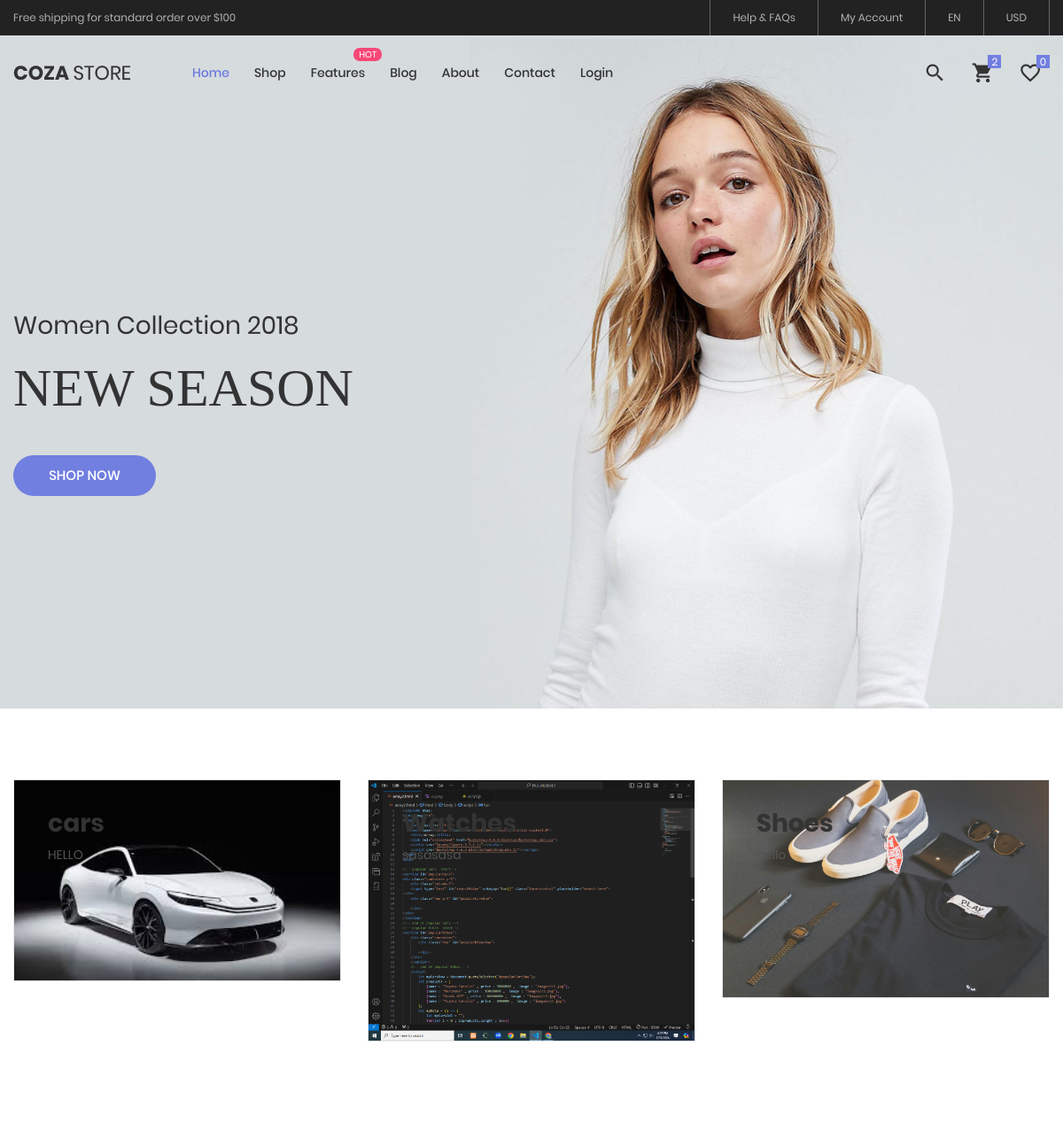
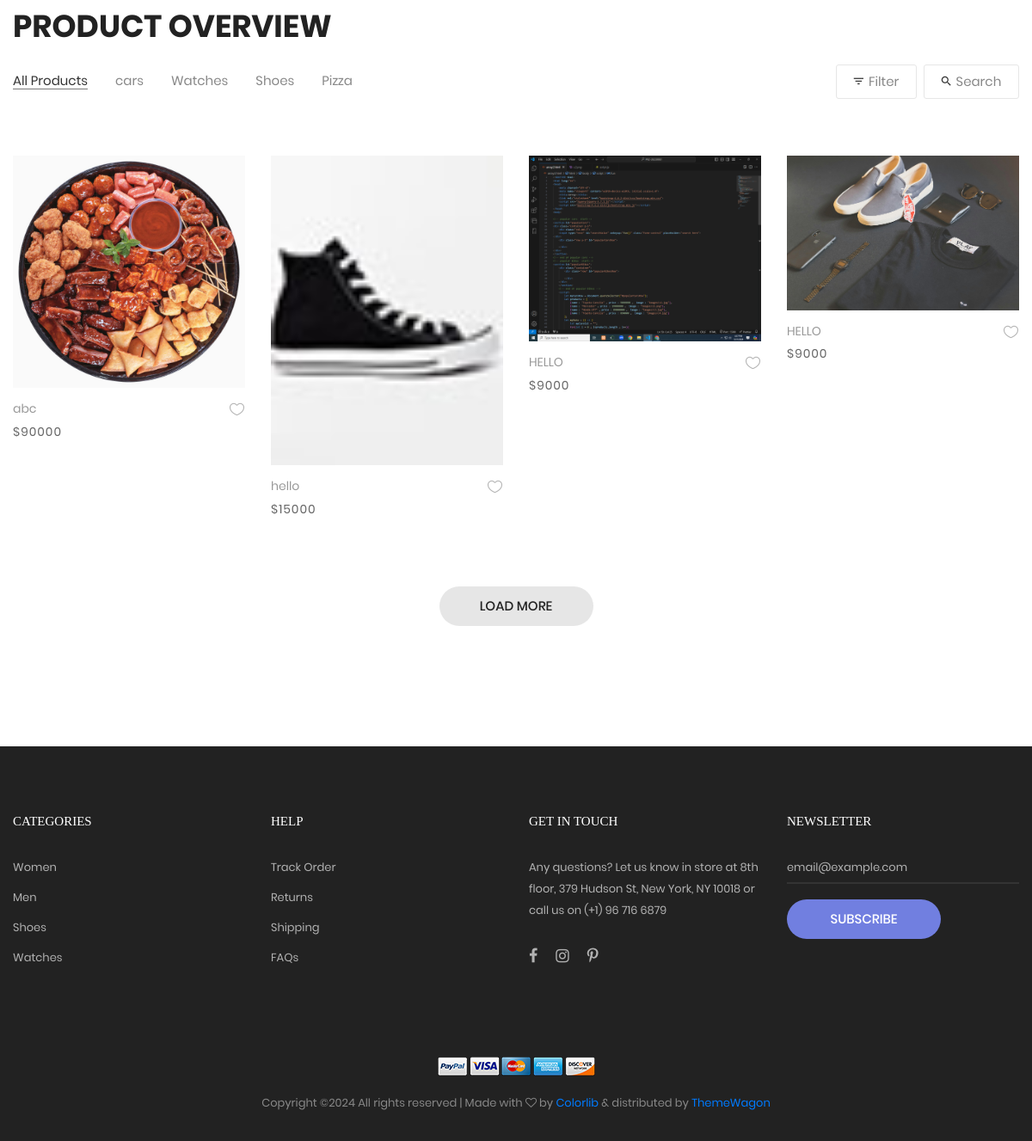
The page / on the database its author committed (2 pictures, top to bottom).
### tables this page shows
CREATE TABLE `categories` (
  `id` int(11) NOT NULL,
  `name` varchar(20) NOT NULL,
  `des` varchar(200) NOT NULL,
  `image` varchar(200) NOT NULL
);

CREATE TABLE `products` (
  `id` int(11) NOT NULL,
  `name` varchar(200) NOT NULL,
  `des` varchar(200) NOT NULL,
  `price` int(11) NOT NULL,
  `qty` int(11) NOT NULL,
  `image` varchar(200) NOT NULL,
  `c_id` int(11) NOT NULL
);

### index.php (the view, shortened to what this page needs)
<?php
include("query.php");
include("header.php");
?>
	<section class="section-slide">
		<div class="wrap-slick1">
			<div class="slick1">
				<div class="item-slick1" style="background-image: url(images/slide-01.jpg);">
					<div class="container h-full">
						<div class="flex-col-l-m h-full p-t-100 p-b-30 respon5">
							<div class="layer-slick1 animated visible-false" data-appear="fadeInDown" data-delay="0">
								<span class="ltext-101 cl2 respon2">
									Women Collection 2018
								</span>
							</div>
							<div class="layer-slick1 animated visible-false" data-appear="fadeInUp" data-delay="800">
								<h2 class="ltext-201 cl2 p-t-19 p-b-43 respon1">
									NEW SEASON
								</h2>
							</div>
							<div class="layer-slick1 animated visible-false" data-appear="zoomIn" data-delay="1600">
								<a href="product.html" class="flex-c-m stext-101 cl0 size-101 bg1 bor1 hov-btn1 p-lr-15 trans-04">
									Shop Now
								</a>
							</div>
						</div>
					</div>
				</div>
			</div>
		</div>
	</section>
	<div class="sec-banner bg0 p-t-80 p-b-50">
		<div class="container">
			<div class="row">
			<?php
			$query = $pdo->query("select * from categories limit 3");
			$allCategories = $query->fetchAll(pdo::FETCH_ASSOC);
				foreach($allCategories as $category){
			?>
				<div class="col-md-6 col-xl-4 p-b-30 m-lr-auto">
					<div class="block1 wrap-pic-w">
						<img src="adminPanel/img/<?php echo $category['image']?>" alt="IMG-BANNER">
						<a href="product.php?cId=<?php echo $category['id']?>" class="block1-txt ab-t-l s-full flex-col-l-sb p-lr-38 p-tb-34 trans-03 respon3">
							<div class="block1-txt-child1 flex-col-l">
								<span class="block1-name ltext-102 trans-04 p-b-8">
									<?php echo $category['name']?>
								</span>
								<span class="block1-info stext-102 trans-04">
								<?php echo $category['des']?>
								</span>
							</div>
						</a>
					</div>
				</div>
				<?php
				}
				?>
			</div>
		</div>
	</div>
	<section class="bg0 p-t-23 p-b-140">
		<div class="container">
			<div class="p-b-10">
				<h3 class="ltext-103 cl5">
					Product Overview
				</h3>
			</div>
			<div class="flex-w flex-sb-m p-b-52">
				<div class="flex-w flex-l-m filter-tope-group m-tb-10">
					<button class="stext-106 cl6 hov1 bor3 trans-04 m-r-32 m-tb-5 how-active1" data-filter="*">
						All Products
					</button>
					<?php
					$query = $pdo->query("select * from categories");
					$allCategories = $query->fetchAll(PDO::FETCH_ASSOC);
					foreach($allCategories as $category){
					?>
					<button class="stext-106 cl6 hov1 bor3 trans-04 m-r-32 m-tb-5" data-filter=".<?php echo $category['id']?>">
					<?php echo $category['name']?>
					</button>
					<?php
					}
					?>
				</div>
				<div class="flex-w flex-c-m m-tb-10">
					<div class="flex-c-m stext-106 cl6 size-104 bor4 pointer hov-btn3 trans-04 m-r-8 m-tb-4 js-show-filter">
						<i class="icon-filter cl2 m-r-6 fs-15 trans-04 zmdi zmdi-filter-list"></i>
						 Filter
					</div>
					<div class="flex-c-m stext-106 cl6 size-105 bor4 pointer hov-btn3 trans-04 m-tb-4 js-show-search">
						<i class="icon-search cl2 m-r-6 fs-15 trans-04 zmdi zmdi-search"></i>
						Search
					</div>
				</div>
			</div>
			<div class="row isotope-grid">
					<?php
					$query = $pdo->query("select * from products");
					$allProducts = $query->fetchAll(PDO::FETCH_ASSOC);
					foreach($allProducts as $product){
					?>
				<div class="col-sm-6 col-md-4 col-lg-3 p-b-35 isotope-item <?php echo  $product['c_id']?>">
					<div class="block2">
						<div class="block2-pic hov-img0">
							<img src="adminPanel/img/<?php echo $product['image']?>" alt="IMG-PRODUCT">
						</div>
						<div class="block2-txt flex-w flex-t p-t-14">
							<div class="block2-txt-child1 flex-col-l ">
								<a href="product-detail.php?pId=<?php echo $product['id']?>" class="stext-104 cl4 hov-cl1 trans-04 js-name-b2 p-b-6">
								<?php echo $product['des']?>
								</a>
								<span class="stext-105 cl3">
									$<?php echo $product['price']?>
								</span>
							</div>
							<div class="block2-txt-child2 flex-r p-t-3">
								<a href="#" class="btn-addwish-b2 dis-block pos-relative js-addwish-b2">
									<img class="icon-heart1 dis-block trans-04" src="images/icons/icon-heart-01.png" alt="ICON">
								</a>
							</div>
						</div>
					</div>
				</div>
				<?php
					}
				?>
			</div>
			<div class="flex-c-m flex-w w-full p-t-45">
				<a href="#" class="flex-c-m stext-101 cl5 size-103 bg2 bor1 hov-btn1 p-lr-15 trans-04">
					Load More
				</a>
			</div>
		</div>
	</section>
	<?php
	include("footer.php");
	?>

### css/main.css (style rules this page uses)
.container { max-width: 1380px; }
@media (max-width: 1600px) { .container { max-width: 1200px; } }
.slick-slide { outline: none !important; }
.wrap-slick1 { position: relative; }
.item-slick1 { height: calc(100vh - 40px); background-size: cover; background-repeat: no-repeat; background-position: center center; }
.block1 { position: relative; border: 1px solid #e6e6e6; }
.block1-txt { background-color: rgba(103,117,214,0.0); }
.block1-name { color: #333; }
.block1-info { color: #555; }
.block2-pic { position: relative; }
.block2-txt-child1 { width: calc(100% - 30px); }
.block2-txt-child2 { width: 30px; }
.cl0 { color: #fff; }
.cl2 { color: #333; }
.cl3 { color: #666; }
.cl4 { color: #999; }
.cl5 { color: #222; }
.cl6 { color: #888; }
.stext-101 { font-family: Poppins-Medium; font-size: 15px; line-height: 1.466667; text-transform: uppercase; }
.stext-102 { font-family: Poppins-Regular; font-size: 14px; line-height: 1.7; }
.stext-104 { font-family: Poppins-Regular; font-size: 14px; line-height: 1.466667; }
.stext-105 { font-family: Poppins-Regular; font-size: 14px; line-height: 1.466667; letter-spacing: 1px; }
.stext-106 { font-family: Poppins-Regular; font-size: 15px; line-height: 1.2; }
.ltext-101 { font-family: Poppins-Regular; font-size: 28px; line-height: 1.2857; }
.ltext-102 { font-family: Poppins-Bold; font-size: 28px; line-height: 1.1; }
.ltext-103 { font-family: Poppins-Bold; font-size: 36px; line-height: 1.1; text-transform: uppercase; }
.ltext-201 { font-family: PlayfairDisplay-Bold; font-size: 60px; line-height: 1.1; text-transform: uppercase; }
.size-101 { min-width: 161px; height: 46px; }
.size-103 { min-width: 179px; height: 46px; }
.size-104 { min-width: 94px; height: 40px; }
.size-105 { min-width: 111px; height: 40px; }
.bg0 { background-color: #fff; }
.bg1 { background-color: #717fe0; }
.bg2 { background-color: #e6e6e6; }
.bor1 { border-radius: 23px; }
.bor3 { border-bottom: 1px solid transparent; }
.bor4 { border: 1px solid #e6e6e6; border-radius: 3px; }
.how-active1 { color: #333; border-color: #797979; }
.hov-img0 { display: block; overflow: hidden; }
.hov-img0 img { width: 100%; -webkit-transition: transform 0.9s ease; -o-transition: transform 0.9s ease; -moz-transition: transform 0.9s ease; transition: transform 0.9s ease; }

### rows shown on the page
categories: image (picture), name "cars", des "HELLO"
categories: image (picture), name "Watches", des "sasasasa"
categories: image (picture), name "Shoes", des "hello"
categories: name "Pizza"
products: image (picture), des "abc", price "90000"
products: image (picture), des "hello", price "15000"
products: image (picture), des "HELLO", price "9000"
products: image (picture), des "HELLO", price "9000"
